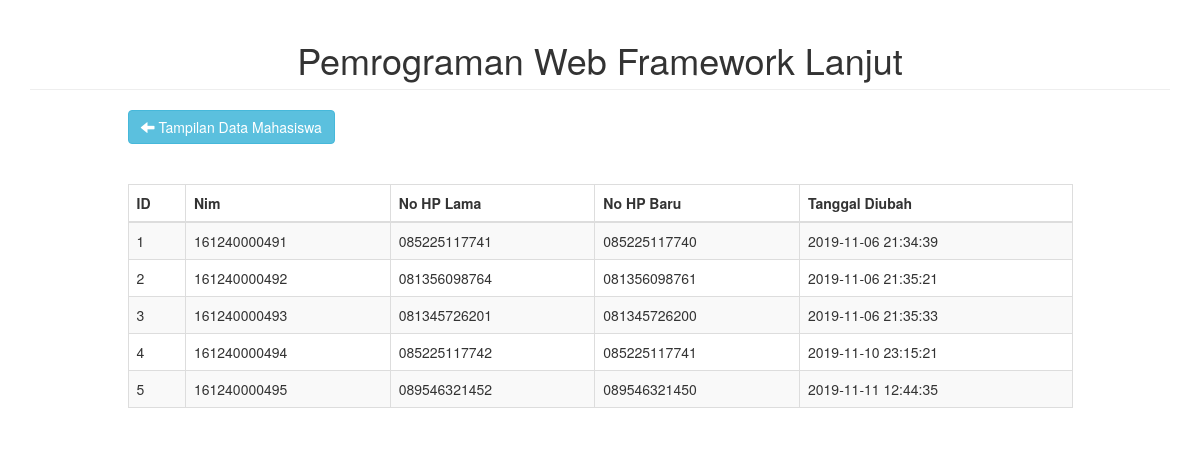
Page /index.php/log on the committed database.
### tables this page shows
CREATE TABLE `log` (
  `id` int(11) NOT NULL,
  `nim` varchar(25) NOT NULL,
  `no_hp_lama` varchar(25) NOT NULL,
  `no_hp_baru` varchar(25) NOT NULL,
  `tgl_diubah` datetime NOT NULL
);

### application/controllers/Log.php (called while the page is built, shortened)
<?php
class Log extends CI_Controller {
	function __construct(){
		$this->load->model('model_log');
	}
	public function index(){
		$data['logg'] = $this->model_log->getAllLog();
		$this->load->view('list_log.php', $data);
	}
}

### index.php (called while the page is built, shortened)
<?php
require_once BASEPATH.'core/CodeIgniter.php';

### application/models/Model_log.php (called while the page is built, shortened)
<?php
	class Model_log extends CI_Model {
		public function getAllLog(){
			$query = $this->db->get('log');
			return $query->result();
		}
	}

### application/views/list_log.php (the view, shortened to what this page needs)
<!DOCTYPE html>
<html>
<head>
	<link rel="stylesheet" type="text/css" href="<?php echo base_url(); ?>bootstrap/css/bootstrap.min.css">
</head>
<body>
<div class="container">
	<h1 class="page-header text-center">Pemrograman Web Framework Lanjut</h1>
	<div class="row">
		<div class="col-sm-10 col-sm-offset-1">
			<a href="<?php echo base_url(); ?>index.php/mahasiswa" class="btn btn-info"><span class="glyphicon glyphicon-arrow-left"></span> Tampilan Data Mahasiswa</a><br><br>
			<table class="table table-bordered table-striped">
				<thead>
					<br>
					<tr>
						<th>ID</th>
						<th>Nim</th>
						<th>No HP Lama</th>
						<th>No HP Baru</th>
						<th>Tanggal Diubah</th>
					</tr>
				</thead>
				<tbody>
					<?php
					foreach($logg as $log){
						?>
						<tr>
							<td><?php echo $log->id; ?></td>
							<td><?php echo $log->nim; ?></td>
							<td><?php echo $log->no_hp_lama; ?></td>
							<td><?php echo $log->no_hp_baru; ?></td>
							<td><?php echo $log->tgl_diubah; ?></td>
						</tr>
						<?php
					}
					?>
				</tbody>
			</table>
		</div>
	</div>
</div>
</body>
</html>

### rows in the picture
log: id "1", nim "161240000491", no_hp_lama "085225117741", no_hp_baru "085225117740", tgl_diubah "2019-11-06 21:34:39"
log: id "2", nim "161240000492", no_hp_lama "081356098764", no_hp_baru "081356098761", tgl_diubah "2019-11-06 21:35:21"
log: id "3", nim "161240000493", no_hp_lama "081345726201", no_hp_baru "081345726200", tgl_diubah "2019-11-06 21:35:33"
log: id "4", nim "161240000494", no_hp_lama "085225117742", no_hp_baru "085225117741", tgl_diubah "2019-11-10 23:15:21"
log: id "5", nim "161240000495", no_hp_lama "089546321452", no_hp_baru "089546321450", tgl_diubah "2019-11-11 12:44:35"
